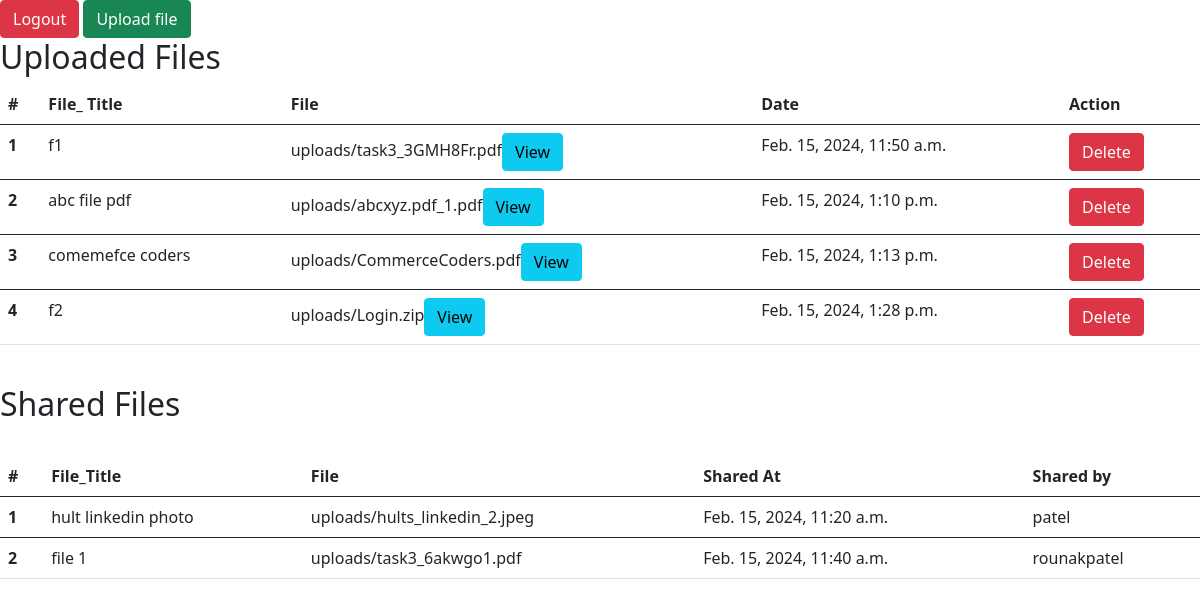
/files/ (signed in), run on the app's committed database.
### myapp/models.py (models this page shows, shortened)
class UploadedFile(models.Model):
    user = models.ForeignKey(User, on_delete=models.CASCADE)
    Upload_file = models.FileField(upload_to='uploads')
    title = models.CharField(max_length = 100)
    uploaded_at = models.DateTimeField(auto_now_add=True)

class SharedFile(models.Model):
    title = models.CharField(max_length=255)
    file = models.FileField(upload_to='shared_files')
    uploader = models.ForeignKey(User, on_delete=models.CASCADE, related_name='UploadedFile')
    recipients = models.ManyToManyField(User, related_name='received_files')
    shared_at = models.DateTimeField(auto_now_add=True)

### myapp/views.py (the view)
# urls.py: path('files/', views.file_list, name='files'),
@login_required
def file_list(request):
    user_files = UploadedFile.objects.filter(user=request.user)
    shared_files = SharedFile.objects.filter(recipients=request.user)
    return render(request, 'myapp/files.html', {'files': user_files,'shared_files': shared_files})

### templates/myapp/files.html
{% extends 'base.html' %}
{% block content %}
{% if user.is_authenticated %}
      <a class="btn btn-danger" href=" {% url "logout" %}" role="button">Logout</a>
     {% endif %}
      <a class="btn btn-success" href=" {% url "upload_file" %}" role="button">Upload file</a>
    <h2>Uploaded Files</h2>
    <table class="table">
      <thead>
        <tr>
          <th scope="col">#</th>
          <th scope="col">File_ Title</th>
          <th scope="col">File</th>
          <th scope="col">Date</th>
          <th scope="col">Action</th>
        </tr>
      </thead>
      {% for files in files %}
      <tbody>
        <tr>
          <th scope="row">{{forloop.counter}}</th>
          <td>{{files.title}}</td>
          <td>{{files.Upload_file}}<a href="{{MEDIA_URL}}/{{files.Upload_file.url}}" class="btn btn-info" target="_blank">View</a></td>
          <td>{{files.uploaded_at}}</td>
          <td>
            <a href="/delete-file/{{files.id}}/" class = "btn btn-danger">Delete</a>
          </td>
        </tr>
      </tbody>
      {% endfor %}
    </table>
    <br>
    <h2>Shared Files</h2>
    <br>
    <table class="table">
      <thead>
        <tr>
          <th scope="col">#</th>
          <th scope="col">File_Title</th>
          <th scope="col">File</th>
          <th scope="col">Shared At</th>
          <th scope="col">Shared by</th>
        </tr>
      </thead>
      {% for shared_file in shared_files %}
      <tbody>
        <tr>
          <th scope="row">{{forloop.counter}}</th>
          <td>{{shared_file.title}}</td>
          <td>{{shared_file.file}}</td>
          <td>{{shared_file.shared_at}}</td>
          <td>
            {{shared_file.uploader}}
          </td>
        </tr>
      </tbody>
      {% endfor %}
    </table>
{%endblock%}

### templates/base.html (shortened to what this page needs)
<!doctype html>
<html lang="en">
  <head>
    <link href="https://cdn.jsdelivr.net/npm/bootstrap@5.0.2/dist/css/bootstrap.min.css" rel="stylesheet">
  </head>
  <body>
  {% block content %}{% endblock content %}
  </body>
</html>

### data on the page
UploadedFile: title "f1", Upload_file "uploads/task3_3GMH8Fr.pdf", uploaded_at "Feb. 15, 2024, 11:50 a.m."
UploadedFile: title "abc file pdf", Upload_file "uploads/abcxyz.pdf_1.pdf", uploaded_at "Feb. 15, 2024, 1:10 p.m."
UploadedFile: title "comemefce coders", Upload_file "uploads/CommerceCoders.pdf", uploaded_at "Feb. 15, 2024, 1:13 p.m."
UploadedFile: title "f2", Upload_file "uploads/Login.zip", uploaded_at "Feb. 15, 2024, 1:28 p.m."
SharedFile: title "hult linkedin photo", file "uploads/hults_linkedin_2.jpeg", shared_at "Feb. 15, 2024, 11:20 a.m.", uploader "patel"
SharedFile: title "file 1", file "uploads/task3_6akwgo1.pdf", shared_at "Feb. 15, 2024, 11:40 a.m.", uploader "rounakpatel"
